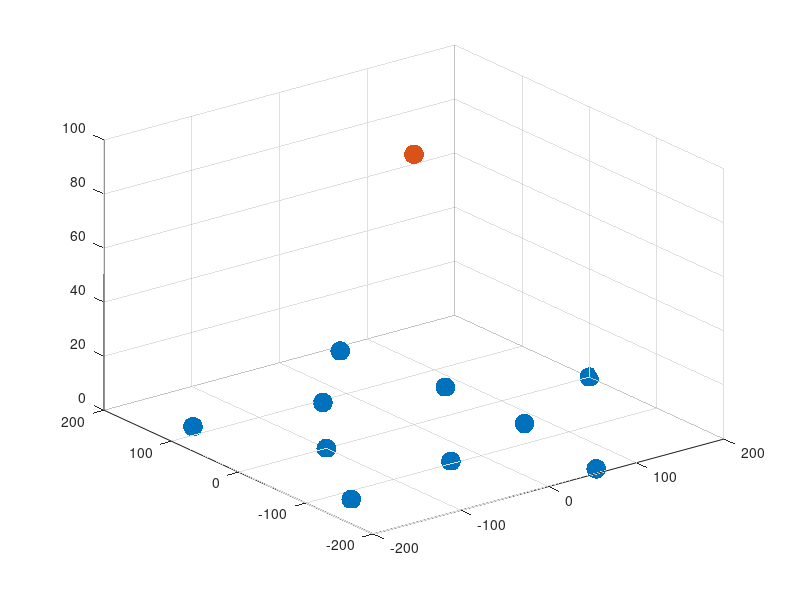

Recreate this plot in MATLAB.
data = load('topology3.mat');
R = data.R;
B = data.B;
S = data.S;
scatter3(R(1,:),R(2,:),R(3,:),200,'rp','filled')
hold on
scatter3(B(1),B(2),B(3),200,'bp','filled')
hold off